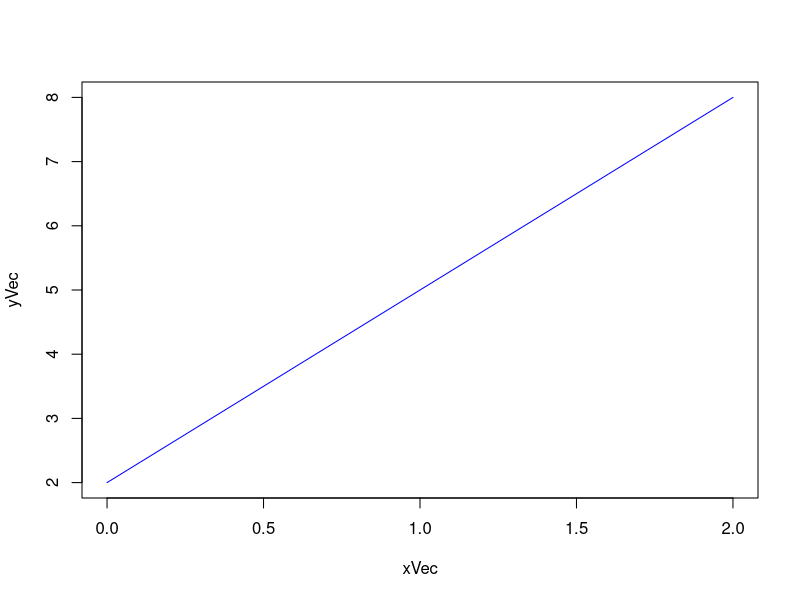

This figure's R source:
# Lab 12
# Calculating Integration Numerically

# function to calculate the value of y at an x value
fof <- function(x){
  y <- 3*x + 2
  return(y)
}

# function to calculate integration using trapezoidal method
trapezoidal <- function(a, b, n){
  # calculate h
  h <- (b-a)/n
  fvals <- 0
  
  # loop to calculate sum of y vals
  if ((n-1) >= 1){
    for (i in 1:(n-1)){
      fvals <- fvals + fof(a+(i*h))
    }
  }
  fvals <- fvals * 2
  
  # caclculate the integration
  integration <- (b-a)/(2*n) * (fof(a) + fvals + fof(b))
  return(integration)
}

# function to calculate integration using simpsons method
simpson <- function(a, b, n){
  # calculate h
  h <- (b-a)/n
  feven <- 0
  fodd <- 0
  
  # caclulate the sum of f(xi) for odd numbers, if there are enough x points
  if((n-1) >= 1){
    # loop for each odd x value
    for(i in seq(from = 1, to = (n-1), by = 2)){
      fodd <- fodd + fof(a+(h*i))
    }
  }
  fodd <- fodd * 4
  
  # caclulate the sum of f(xi) for even numbers, if there are enough x points
  if((n-2) > 1){
    # loop for each even x value
    for(i in seq(from = 2, to = (n-2), by = 2)){
      feven <- feven + fof(a+(h*i))
    }
  }
  feven <- feven * 2
  
  # calculate the integration
  integration <- ((b - a)/(3*n)) * (fof(a) + fodd + feven + fof(b))
  return(integration)
}

# function that calls necessary calculations and prints information
main <- function(a, b, n, trueI){
  trap <- vector(mode = "numeric", length = n)
  simp <- vector(mode = "numeric", length = n)
  absErrT <- vector(mode = "numeric", length = n)
  relErrT <- vector(mode = "numeric", length = n)
  absErrS <- vector(mode = "numeric", length = n)
  relErrS <- vector(mode = "numeric", length = n)
  
  # loop to find integration at each step size
  for(i in 1:n){
    simp[i] <- simpson(a, b, i)
    trap[i] <- trapezoidal(a, b, i)
  }
  
  # replace simpson calculations with NA
  for(i in seq(from = 1, to = n, by = 2)){
    simp[i] <- NA
  }
  
  # caclulate errors
  absErrT <- abs(trap - trueI)
  relErrT <- abs(absErrT / trueI) * 100
  absErrS <- abs(simp - trueI)
  relErrS <- abs(absErrS / trueI) * 100
  
  # create and print matrix of our findings
  nVec <- seq(from = 1, to = n, by = 1)
  table <- cbind(nVec, trap, simp, absErrT, absErrS, relErrT, relErrS)
  colnames(table) <- c("n", "  Trapezoidal", "  Simpson's 1/3", "  Trapezoidal AE", "  Simpson's AE", "  Trapezoidal RE", "  Simpson's RE")
  writeLines(paste("\nThe actual value of this integration is", trueI, "\n"))
  prmatrix(table, rowlab=rep("",length(nVec)))
  
  # plot the graph
  xVec <- seq(from = a, to = b, by = 0.1)
  yVec <- fof(xVec)
  plot(xVec, yVec, type = "l", col = "blue")
}

# call main fucntion
main(0, 2, 3, 4.91)


